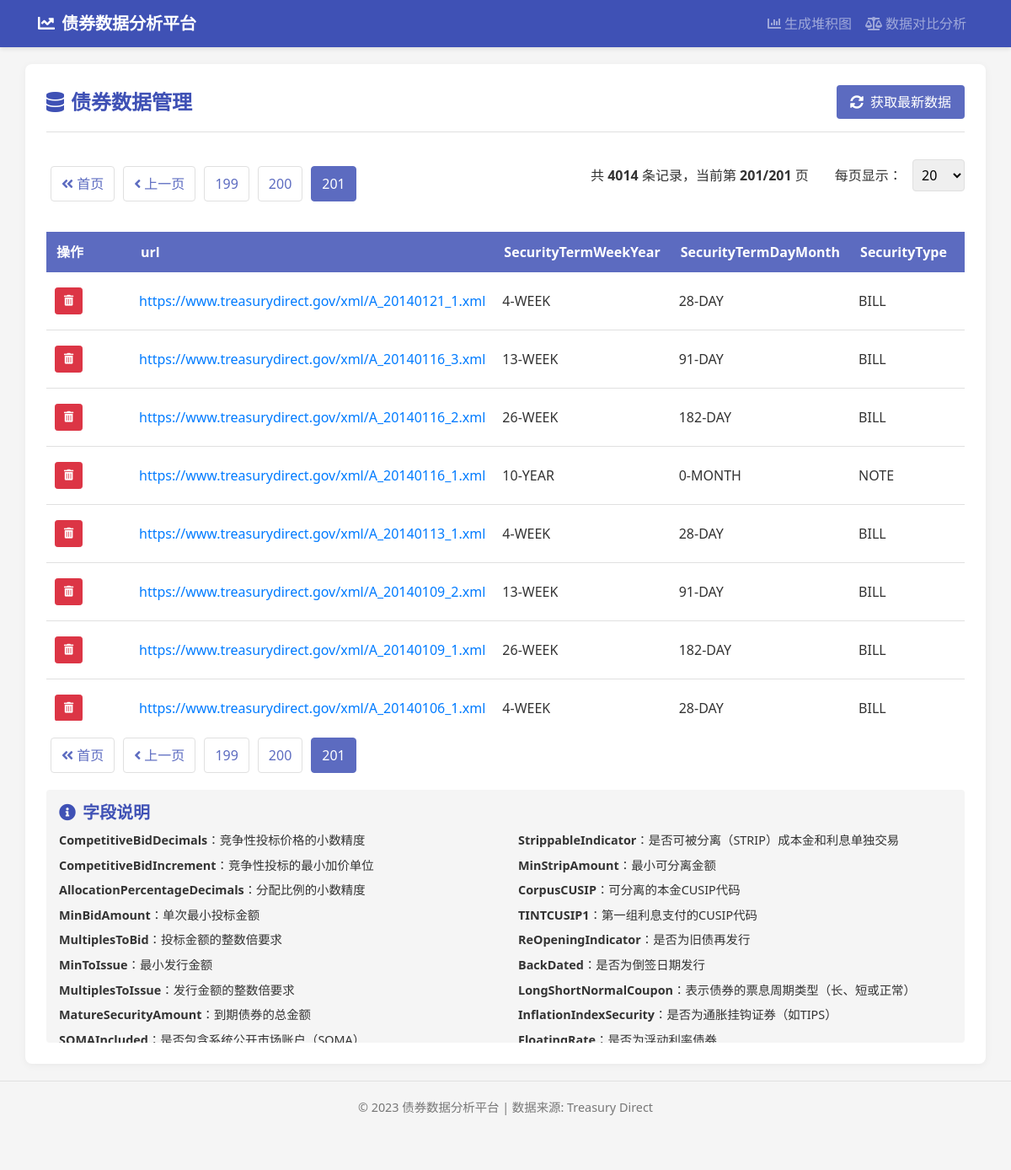
Screenshot of /?page=201&per_page=20 with the database file from the repository.
### tables this page shows
CREATE TABLE "mytable" (
"url" TEXT,
  "SecurityTermWeekYear" TEXT,
  "SecurityTermDayMonth" TEXT,
  "SecurityType" TEXT,
  "CUSIP" TEXT,
  "AnnouncementDate" TEXT,
  "AuctionDate" TIMESTAMP,
  "IssueDate" TIMESTAMP,
  "MaturityDate" TIMESTAMP,
  "OfferingAmount" REAL,
  "CompetitiveTenderAccepted" TEXT,
  "NonCompetitiveTenderAccepted" TEXT,
  "TreasuryDirectTenderAccepted" TEXT,
  "TypeOfAuction" TEXT,
  "CompetitiveClosingTime" TEXT,
  "NonCompetitiveClosingTime" TEXT,
  "NetLongPositionReport" REAL,
  "MaxAward" REAL,
  "MaxSingleBid" REAL,
  "CompetitiveBidDecimals" REAL,
  "CompetitiveBidIncrement" REAL,
  "AllocationPercentageDecimals" REAL,
  "MinBidAmount" REAL,
  "MultiplesToBid" REAL,
  "MinToIssue" REAL,
  "MultiplesToIssue" REAL,
  "MatureSecurityAmount" REAL,
  "SOMAIncluded" TEXT,
  "SOMAHoldings" REAL,
  "MaturingDate" TEXT,
  "FIMAIncluded" TEXT,
  "Series" TEXT,
  "FirstInterestPaymentDate" TEXT,
  "FrequencyInterestPayment" TEXT,
  "StrippableIndicator" TEXT,
  "MinStripAmount" REAL,
  "CorpusCUSIP" TEXT,
  "TINTCUSIP1" TEXT,
  "ReOpeningIndicator" TEXT,
  "BackDated" TEXT,
  "LongShortNormalCoupon" TEXT,
  "InflationIndexSecurity" TEXT,
  "FloatingRate" TEXT,
  "DatedDate" TEXT,
  "AnnouncementPDFName" TEXT,
  "NLPExclusionAmount" REAL,
  "MaximumNonCompAward" REAL,
  "Callable" TEXT,
  "CurrentlyOutstanding" REAL,
  "OriginalIssueDate" TEXT,
  "InterestRate" REAL,
  "BackDatedDate" TEXT,
  "RefCPIIssueDate" REAL,
  "RefCPIDatedDate" REAL,
  "IndexRatioOnIssueDate" REAL,
  "CPIBasePeriod" TEXT,
  "TIINConversionFactor" REAL,
  "UnadjustedAccruedInterest" REAL,
  "OriginalDatedDate" TEXT,
  "AdjustedAmountCurrentlyOutstanding" REAL,
  "AdjustedAccruedInterest" REAL,
  "Spread" REAL,
  "StandardInterestPayment" REAL,
  "AccruedInterest" REAL,
  "TINTCUSIP2" TEXT,
  "id" TEXT,
  "TreasuryRetailTenderAccepted" TEXT,
  "到期星期" TEXT,
  "到期月份" TEXT,
  "久期" INTEGER,
  "久期(月数整数)" INTEGER,
  "拍卖星期" TEXT,
  "拍卖月份" TEXT,
  "发行星期" TEXT,
  "发行月份" TEXT,
  "TINTCUSIP1DueDate" TEXT,
  "TINTCUSIP2DueDate" TEXT
);

### app.py (the view)
@app.route('/')
def index():
    page = request.args.get('page', 1, type=int)
    per_page = request.args.get('per_page', 20, type=int)  # 每页显示20条记录
    offset = (page - 1) * per_page
    data = fetch_data(limit=per_page, offset=offset)
    total_records = count_total_records()
    total_pages = (total_records + per_page - 1) // per_page  # 向上取整
    return render_template(
        'index.html',
        tables=[data.to_html(classes='data', index=False)],
        titles=data.columns.values,
        data=data,  # 添加原始数据传递给模板
        page=page,
        per_page=per_page,
        total_pages=total_pages,
        total_records=total_records
    )

### app.py (called while the page is built)
def get_db_connection():
    return sqlite3.connect(DATABASE)

def execute_query(query, params=None, fetch_all=True):
    conn = get_db_connection()
    try:
        if params:
            result = pd.read_sql_query(query, conn, params=params)
        else:
            result = pd.read_sql_query(query, conn)
        return result
    finally:
        conn.close()

def fetch_data(order_by='url', ascending=False, limit=None, offset=None):
    query = f"SELECT * FROM {TABLE} ORDER BY {order_by} {'ASC' if ascending else 'DESC'}"
    if limit:
        query += f" LIMIT {limit}"
        if offset is not None:
            query += f" OFFSET {offset}"
    return execute_query(query)

def count_total_records():
    conn = get_db_connection()
    try:
        cursor = conn.cursor()
        cursor.execute(f"SELECT COUNT(*) FROM {TABLE}")
        return cursor.fetchone()[0]
    finally:
        conn.close()

### templates/index.html (shortened to what this page needs)
<!doctype html>
<html lang="en">
<head>
    <link rel="stylesheet" href="https://cdnjs.cloudflare.com/ajax/libs/twitter-bootstrap/4.5.2/css/bootstrap.min.css">
    <link rel="stylesheet" href="https://cdnjs.cloudflare.com/ajax/libs/font-awesome/5.15.1/css/all.min.css">
    <link rel="stylesheet" href="https://stackpath.bootstrapcdn.com/bootstrap/4.5.2/css/bootstrap.min.css">
</head>
<body>
    <nav class="navbar navbar-expand-lg navbar-dark">
        <div class="container">
            <a class="navbar-brand" href="/">
                <i class="fas fa-chart-line mr-2"></i>债券数据分析平台
            </a>
            <div class="collapse navbar-collapse" id="navbarNav">
                <ul class="navbar-nav ml-auto">
                    <li class="nav-item">
                        <a class="nav-link" href="/graphdata">
                            <i class="fas fa-chart-bar mr-1"></i>生成堆积图
                        </a>
                    </li>
                    <li class="nav-item">
                        <a class="nav-link" href="/compare">
                            <i class="fas fa-balance-scale mr-1"></i>数据对比分析
                        </a>
                    </li>
                </ul>
            </div>
        </div>
    </nav>
    <div class="container main-container">
        <div class="dashboard-title">
            <h2><i class="fas fa-database mr-2"></i>债券数据管理</h2>
            <button id="updateData" class="btn btn-tableau">
                <i class="fas fa-sync-alt"></i>获取最新数据
            </button>
        </div>
        <div class="d-flex justify-content-between align-items-center flex-wrap mb-3">
            <div class="pagination mb-0">
                {% if page > 1 %}
                <a href="{{ url_for('index', page=1, per_page=per_page) }}">
                    <i class="fas fa-angle-double-left"></i> 首页
                </a>
                <a href="{{ url_for('index', page=page-1, per_page=per_page) }}">
                    <i class="fas fa-angle-left"></i> 上一页
                </a>
                {% endif %}
                {% for p in range([1, page-2]|max, [total_pages+1, page+3]|min) %}
                {% if p == page %}
                <span class="current-page">{{ p }}</span>
                {% else %}
                <a href="{{ url_for('index', page=p, per_page=per_page) }}">{{ p }}</a>
                {% endif %}
                {% endfor %}
            </div>
            <div class="pagination-info d-flex align-items-center">
                <p class="mb-0 mr-3">共 <strong>{{ total_records }}</strong> 条记录，当前第 <strong>{{ page }}/{{ total_pages }}</strong> 页</p>
                <div class="per-page-form">
                    <label class="mb-0">每页显示：
                        <select name="per_page" onchange="this.form.submit()">
                            {% for n in [10, 20, 50, 100] %}
                            <option value="{{ n }}" {% if n == per_page %}selected{% endif %}>{{ n }}</option>
                            {% endfor %}
                        </select>
                    </label>
                </div>
            </div>
        </div>
        <div class="table-container">
            {% for table in tables %}
                {% if loop.index0 == 0 %}
                    <table class="data-table">
                        <thead>
                            <tr>
                                <th style="width: 80px;">操作</th>
                                {% for column in titles %}
                                <th>{{ column }}</th>
                                {% endfor %}
                            </tr>
                        </thead>
                        <tbody>
                            {% for index, row in data.iterrows() %}
                            <tr>
                                <td>
                                    <button class="btn btn-danger btn-sm" onclick="confirmDelete('{{ index + 1 }}')">
                                        <i class="fas fa-trash-alt"></i>
                                    </button>
                                </td>
                                {% for column in data.columns %}
                                    {% if column == 'URL' or column == 'url' or column == 'Url' %}
                                    <td>
                                        <a href="{{ row[column] }}" target="_blank" title="打开XML文件">
                                            {{ row[column] }}
                                        </a>
                                    </td>
                                    {% else %}
                                    <td>{{ row[column] }}</td>
                                    {% endif %}
                                {% endfor %}
                            </tr>
                            {% endfor %}
                        </tbody>
                    </table>
                {% else %}
                    {{ table | safe }}
                {% endif %}
            {% endfor %}
        </div>
        <div class="pagination">
            {% if page > 1 %}
            <a href="{{ url_for('index', page=1, per_page=per_page) }}">
                <i class="fas fa-angle-double-left"></i> 首页
            </a>
            <a href="{{ url_for('index', page=page-1, per_page=per_page) }}">
                <i class="fas fa-angle-left"></i> 上一页
            </a>
            {% endif %}
            {% for p in range([1, page-2]|max, [total_pages+1, page+3]|min) %}
            {% if p == page %}
            <span class="current-page">{{ p }}</span>
            {% else %}
            <a href="{{ url_for('index', page=p, per_page=per_page) }}">{{ p }}</a>
            {% endif %}
            {% endfor %}
        </div>
        <div class="data-info">
            <h5><i class="fas fa-info-circle mr-2"></i>字段说明</h5>
            <div class="row">
                <div class="col-md-6">
                    <p><strong>CompetitiveBidDecimals</strong>：竞争性投标价格的小数精度</p>
                    <p><strong>CompetitiveBidIncrement</strong>：竞争性投标的最小加价单位</p>
                    <p><strong>AllocationPercentageDecimals</strong>：分配比例的小数精度</p>
                    <p><strong>MinBidAmount</strong>：单次最小投标金额</p>
                    <p><strong>MultiplesToBid</strong>：投标金额的整数倍要求</p>
                    <p><strong>MinToIssue</strong>：最小发行金额</p>
                    <p><strong>MultiplesToIssue</strong>：发行金额的整数倍要求</p>
                    <p><strong>MatureSecurityAmount</strong>：到期债券的总金额</p>
                    <p><strong>SOMAIncluded</strong>：是否包含系统公开市场账户（SOMA）</p>
                </div>
                <div class="col-md-6">
                    <p><strong>StrippableIndicator</strong>：是否可被分离（STRIP）成本金和利息单独交易</p>
                    <p><strong>MinStripAmount</strong>：最小可分离金额</p>
                    <p><strong>CorpusCUSIP</strong>：可分离的本金CUSIP代码</p>
                    <p><strong>TINTCUSIP1</strong>：第一组利息支付的CUSIP代码</p>
                    <p><strong>ReOpeningIndicator</strong>：是否为旧债再发行</p>
                    <p><strong>BackDated</strong>：是否为倒签日期发行</p>
                    <p><strong>LongShortNormalCoupon</strong>：表示债券的票息周期类型（长、短或正常）</p>
                    <p><strong>InflationIndexSecurity</strong>：是否为通胀挂钩证券（如TIPS）</p>
                    <p><strong>FloatingRate</strong>：是否为浮动利率债券</p>
                </div>
            </div>
        </div>
    </div>
    <footer class="footer">
        <div class="container">
            <p>© 2023 债券数据分析平台 | 数据来源: Treasury Direct</p>
        </div>
    </footer>
</body>
</html>

### templates/index.html (style rules this page uses)
:root { --tableau-blue: #5c6bc0; --tableau-dark-blue: #3f51b5; --tableau-light-blue: #7986cb; --tableau-gray: #f5f5f5; --tableau-dark-gray: #e0e0e0; --tableau-text: #333333; }
body { font-family: 'Segoe UI', Tahoma, Geneva, Verdana, sans-serif; background-color: var(--tableau-gray); color: var(--tableau-text); }
.navbar { background-color: var(--tableau-dark-blue); box-shadow: 0 2px 5px rgba(0,0,0,0.1); }
.navbar-brand { color: white !important; font-weight: 600; }
.main-container { background-color: white; border-radius: 8px; box-shadow: 0 2px 10px rgba(0,0,0,0.05); padding: 25px; margin-top: 20px; margin-bottom: 20px; position: relative; }
.dashboard-title { color: var(--tableau-dark-blue); font-weight: 600; margin-bottom: 20px; padding-bottom: 15px; border-bottom: 1px solid var(--tableau-dark-gray); display: flex; justify-content: space-between; align-items: center; }
.dashboard-title h2 { margin: 0; font-size: 1.5rem; font-weight: 600; color: var(--tableau-dark-blue); }
.btn-tableau { background-color: var(--tableau-blue); color: white; border: none; padding: 8px 16px; border-radius: 4px; font-weight: 500; transition: all 0.2s; }
.btn-tableau i { margin-right: 8px; }
.pagination { margin: 20px 0; display: flex; align-items: center; flex-wrap: wrap; }
.pagination a, .pagination span { margin: 0 5px; padding: 8px 12px; border: 1px solid var(--tableau-dark-gray); text-decoration: none; color: var(--tableau-blue); border-radius: 4px; transition: all 0.2s; }
.pagination .current-page { background-color: var(--tableau-blue); color: white; border-color: var(--tableau-blue); }
.data-table { width: 100%; border-collapse: collapse; margin: 20px 0; }
.data-table th { background-color: var(--tableau-blue); color: white; padding: 12px; text-align: left; position: sticky; top: 0; white-space: nowrap; width: auto; min-width: 100px; }
.data-table { table-layout: auto; }
.data-table td { padding: 10px; border-bottom: 1px solid var(--tableau-dark-gray); }
.data-table .btn-danger { padding: 5px 10px; font-size: 0.8rem; }
.table-container { overflow-x: auto; max-height: 600px; overflow-y: auto; }
.per-page-form { display: inline-flex; align-items: center; margin-left: 15px; }
.per-page-form select { margin-left: 8px; padding: 6px; border: 1px solid var(--tableau-dark-gray); border-radius: 4px; }
.data-info { background-color: var(--tableau-gray); padding: 15px; border-radius: 4px; margin-top: 20px; font-size: 0.9rem; max-height: 300px; overflow-y: auto; }
.data-info h5 { color: var(--tableau-dark-blue); font-weight: 600; margin-bottom: 10px; }
.data-info p { margin-bottom: 8px; }
.footer { text-align: center; padding: 20px; color: #777; font-size: 0.9rem; margin-top: 20px; border-top: 1px solid var(--tableau-dark-gray); }

### rows the page displays
mytable: url "https://www.treasurydirect.gov/xml/A_20140121_1.xml", SecurityTermWeekYear "4-WEEK" "28-DAY" "BILL"
mytable: url "https://www.treasurydirect.gov/xml/A_20140116_3.xml", SecurityTermWeekYear "13-WEEK" "91-DAY" "BILL"
mytable: url "https://www.treasurydirect.gov/xml/A_20140116_2.xml", SecurityTermWeekYear "26-WEEK" "182-DAY" "BILL"
mytable: url "https://www.treasurydirect.gov/xml/A_20140116_1.xml", SecurityTermWeekYear "10-YEAR" "0-MONTH" "NOTE"
mytable: url "https://www.treasurydirect.gov/xml/A_20140113_1.xml", SecurityTermWeekYear "4-WEEK" "28-DAY" "BILL"
mytable: url "https://www.treasurydirect.gov/xml/A_20140109_2.xml", SecurityTermWeekYear "13-WEEK" "91-DAY" "BILL"
mytable: url "https://www.treasurydirect.gov/xml/A_20140109_1.xml", SecurityTermWeekYear "26-WEEK" "182-DAY" "BILL"
mytable: url "https://www.treasurydirect.gov/xml/A_20140106_1.xml", SecurityTermWeekYear "4-WEEK" "28-DAY" "BILL"

### other values shown
{{ p }} "199" "200"
{{ p }} "201"
{{ total_records }} "4014"
{{ page }} "201"
{{ total_pages }} "201"
{{ column }} "url" "SecurityTermWeekYear" "SecurityTermDayMonth" "SecurityType"
form field per_page "20"
